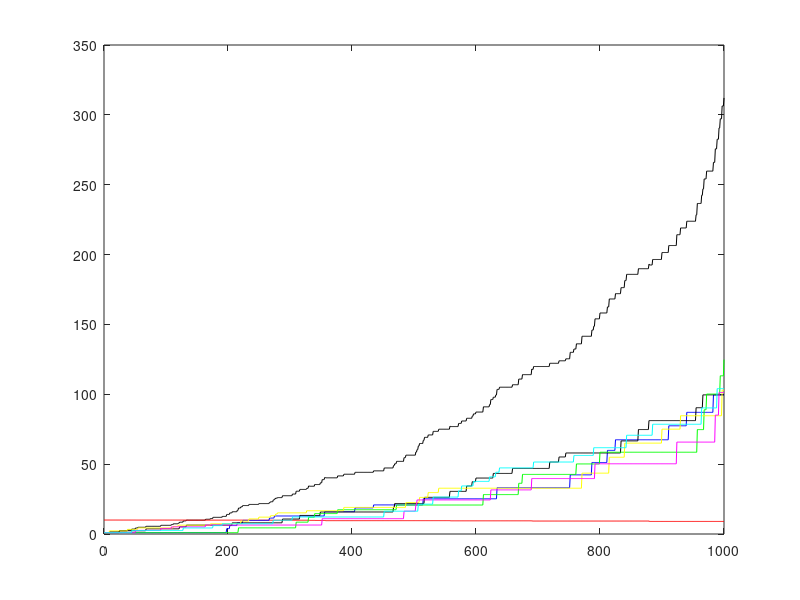

The MATLAB script that drew this image:
clc
clf
clear all
alpha=0.01;
gamma=0.99;
num_states=[1,2,3,4,5,6,7];
w=[1,1,1,1,1,1,10,1];
W1=[1];
W2=[1];
W3=[1];
W4=[1];
W5=[1];
W6=[1];
W7=[10];
W8=[1];
reward=0;
probability_solid=1/7;
delta_constant=0;
temp_const=[];
feature_vector=zeros(7 ,8);% 7 rows of states and 8 columns of weights
for i=1:7
    switch(i)
        case {1,2,3,4,5,6}
            feature_vector(i,i)=2;
            feature_vector(i,8)=1;
        otherwise
            feature_vector(i,i)=1;
            feature_vector(i,8)=2;
    end
end

current_state=randi([1,7]); % choose a state randomly from 1 to 7
tic;
for i=1:1000
    x=binornd(1,probability_solid);
    
    switch(x)
        case 1 %solid
            next_state=7;
            rho_t=1/probability_solid;
        otherwise %dashed
            next_state=randi([1,6]);
            rho_t=0;
    end
    
    v_hat= dot(feature_vector(current_state,:),w);
    
    v_hat_1= dot(feature_vector(next_state,:),w);
    
    delta_constant=reward+gamma*v_hat_1-v_hat;
    
    constant=delta_constant*alpha*rho_t;
    
    temp_const= constant*feature_vector(current_state,:);
    
    w=w+temp_const;
    
    W1=[W1;w(1)];
    W2=[W2;w(2)];
    W3=[W3;w(3)];
    W4=[W4;w(4)];
    W5=[W5;w(5)];
    W6=[W6;w(6)];
    W7=[W7;w(7)];
    W8=[W8;w(8)];
    
    current_state=next_state;
    
end
toc;
figure(1)
plot(0:1000,W8,'k');
hold on
plot(0:1000,W7,'r');
hold on
plot(0:1000,W6,'b');
hold on
plot(0:1000,W5,'k');
hold on
plot(0:1000,W4,'g');
hold on
plot(0:1000,W3,'y');
hold on
plot(0:1000,W2,'m');
hold on
plot(0:1000,W1,'c');